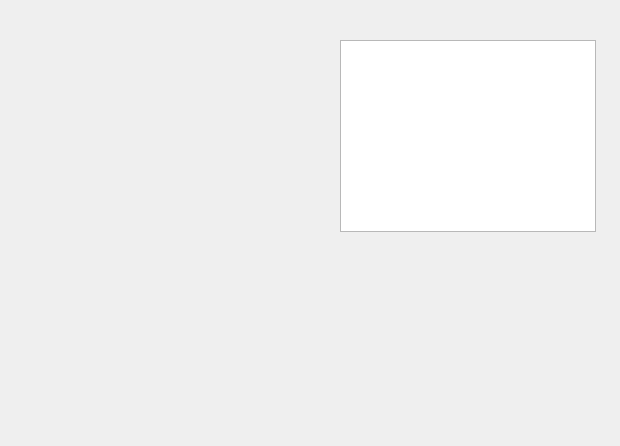
<?xml version="1.0" encoding="UTF-8"?>
<ui version="4.0">
 <class>ParkDisplays</class>
 <widget class="QDialog" name="ParkDisplays">
  <property name="geometry">
   <rect>
    <x>0</x>
    <y>0</y>
    <width>620</width>
    <height>446</height>
   </rect>
  </property>
  <property name="windowTitle">
   <string>Dialog</string>
  </property>
  <widget class="QTableView" name="tableView">
   <property name="geometry">
    <rect>
     <x>340</x>
     <y>40</y>
     <width>256</width>
     <height>192</height>
    </rect>
   </property>
  </widget>
 </widget>
 <resources/>
 <connections/>
</ui>
